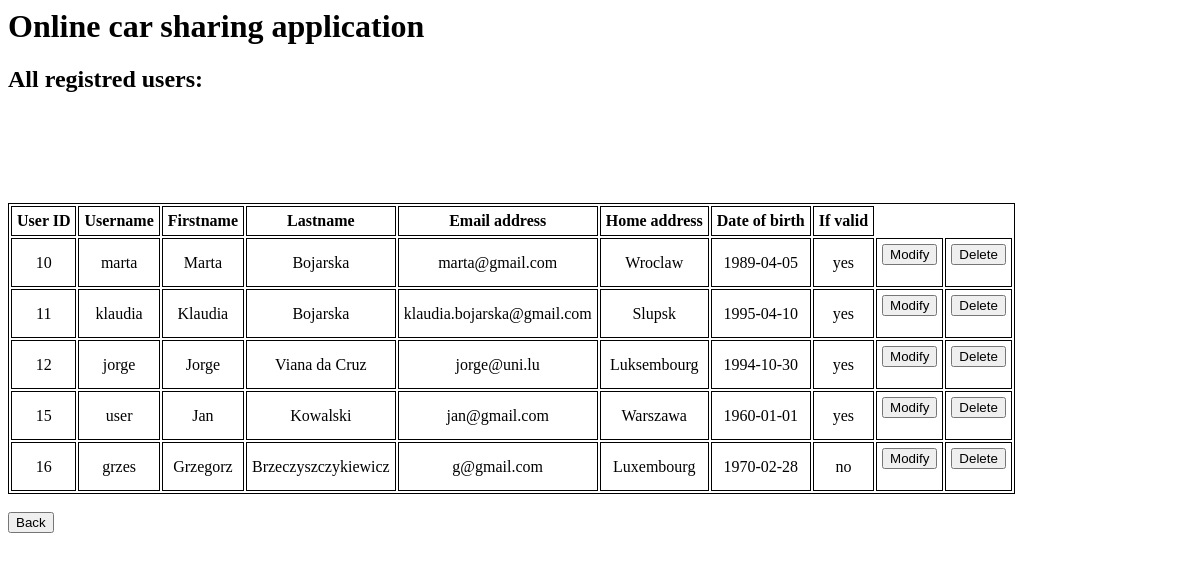
The app's page /showall.php with its own data.
### tables this page shows
CREATE TABLE `Users` (
  `id` int(6) UNSIGNED NOT NULL COMMENT 'on delete cascade',
  `username` varchar(20) NOT NULL,
  `first_name` varchar(20) DEFAULT NULL,
  `last_name` varchar(20) DEFAULT NULL,
  `email` varchar(50) DEFAULT NULL,
  `address` varchar(60) DEFAULT NULL,
  `birth_date` date DEFAULT NULL,
  `valid` tinyint(1) NOT NULL DEFAULT '1',
  `password` varchar(40) NOT NULL,
  `salt` varchar(20) NOT NULL
);

### www/showall.php (the view, shortened to what this page needs)
<?php
	include("connect.php");
?>
<html>
	<head>
	</head>
<body>
   <h1>Online car sharing application</h1>
   <h2>All registred users:</h2>
   <table>
  <tr>
    <th>User ID</th>
    <th>Username</th>
    <th>Firstname</th>
    <th>Lastname</th>
    <th>Email address</th>
    <th>Home address</th>
    <th>Date of birth</th>
    <th>If valid</th>
  </tr>
	<?php
	$stmt = $connection->query("SELECT * FROM Users");
	foreach($stmt as $row) {
		?>
		<tr>
		<td><?php echo $row['id']?></td>
		<td><?php echo $row['username']?></td>
		<td><?php echo $row['first_name']?></td>
		<td><?php echo $row['last_name']?></td>
		<td><?php echo $row['email']?></td>
		<td><?php echo $row['address']?></td>
		<td><?php echo $row['birth_date']?></td>
		<td><?php if ($row['valid']) echo "yes"; else echo "no"?></td>
		<td>
		<form action="modify_admin.php" method="post">
		<button name="modify" type="submit">Modify</button></form></td>
		<td><form action="<?php echo $SCRIPT_NAME?>" method="post">
		<button name="delete" type="submit">Delete</button>
		</form></td><br/><?php
	}
			?>
		</tr></table>
   		<br/>
	   <form action="admin.php">
	   <button name="submit" type="submit">Back</button></form><br/>
</body>
</html>

### www/connect.php (shortened to what this page needs)
<head>
</head>

### www/showall.php (style rules this page uses)
table, th, td { border: 1px solid black; }
th, td { padding: 5px; }
th, td { text-align: center; }

### records on screen
users: id "10", username "marta", first_name "Marta", last_name "Bojarska", email "marta@gmail.com", address "Wroclaw", birth_date "1989-04-05", valid "yes"
users: id "11", username "klaudia", first_name "Klaudia", last_name "Bojarska", email "klaudia.bojarska@gmail.com", address "Slupsk", birth_date "1995-04-10", valid "yes"
users: id "12", username "jorge", first_name "Jorge", last_name "Viana da Cruz", email "jorge@uni.lu", address "Luksembourg", birth_date "1994-10-30", valid "yes"
users: id "15", username "user", first_name "Jan", last_name "Kowalski", email "jan@gmail.com", address "Warszawa", birth_date "1960-01-01", valid "yes"
users: id "16", username "grzes", first_name "Grzegorz", last_name "Brzeczyszczykiewicz", email "g@gmail.com", address "Luxembourg", birth_date "1970-02-28", valid "no"
